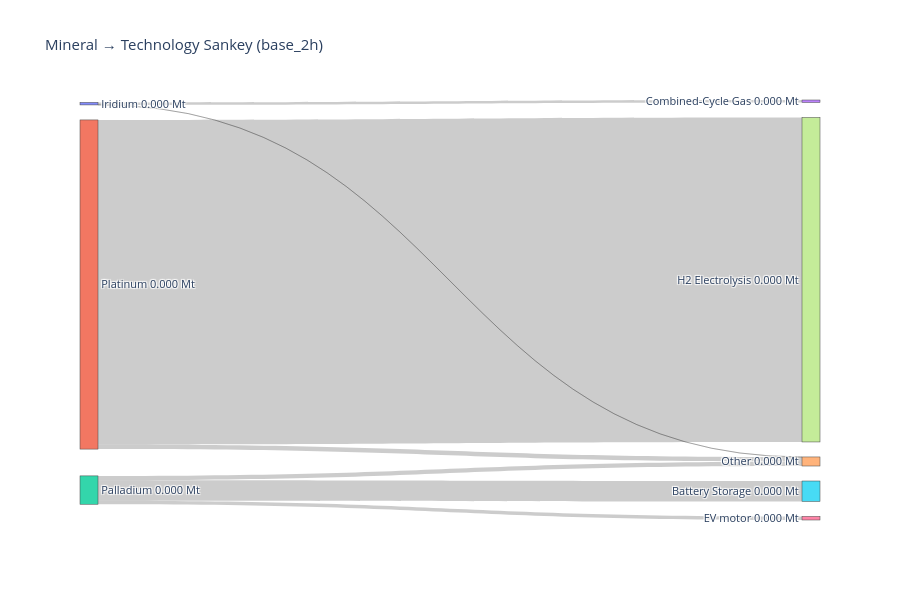

Here is the notebook cell this chart was saved with:
### Code cell
battery_minerals = ["Iridium", "Platinum", "Palladium"]
network_key = sample_base_2h
df_merged, totals_Mt = compute_mineral_usage(network_key, n, battery_minerals, "Scenario EV SiB", mineral_intensities, tech_scenarios)

# assuming `criticality` DataFrame exists and includes
# "GeoPolRisk Characterization Factor [eq. Kg-Cu/Kg]" and a mineral name column
plot_mineral_to_tech_sankey(
    df_merged,
    battery_minerals,
    tech_col=None,
    network_name=network_key,
    mode='mass',
    # criticality_df=criticality,
    criticality_min_col=None,   # or the actual mineral name column in your `criticality` DF
    criticality_score_col="GeoPolRisk Characterization Factor [eq. Kg-Cu/Kg]",
    fmt_decimals=3
)

### Figure 1 — Plotly figure (JSON) as saved in the notebook; plotly's stock layout.template omitted (floating-point values rounded to 4 significant figures)
{"data": [{"link": {"customdata": ["Iridium → Combined-Cycle Gas: 0.000 Mt", "Iridium → Other: 0.000 Mt", "Palladium → Battery Storage: 0.000 Mt", "Palladium → EV motor: 0.000 Mt", "Palladium → Other: 0.000 Mt", "Platinum → H2 Electrolysis: 0.000 Mt", "Platinum → Other: 0.000 Mt"], "hovertemplate": "%{customdata}<extra></extra>", "source": [0, 0, 2, 2, 2, 1, 1], "target": [3, 4, 5, 6, 4, 7, 4], "value": [3.342e-06, 2.276e-08, 2.749e-05, 4.825e-06, 5.861e-06, 0.0004371, 6.312e-06]}, "node": {"customdata": [3.365e-06, 0.0004434, 3.818e-05, 3.342e-06, 1.22e-05, 2.749e-05, 4.825e-06, 0.0004371], "hovertemplate": "%{label}<br>Total: %{customdata:.3f}<extra></extra>", "label": ["Iridium\n0.000 Mt", "Platinum\n0.000 Mt", "Palladium\n0.000 Mt", "Combined-Cycle Gas\n0.000 Mt", "Other\n0.000 Mt", "Battery Storage\n0.000 Mt", "EV motor\n0.000 Mt", "H2 Electrolysis\n0.000 Mt"], "pad": 15, "thickness": 18}, "type": "sankey"}], "layout": {"font": {"size": 11}, "height": 600, "title": {"text": "Mineral → Technology Sankey (base_2h)"}, "width": 900}}
